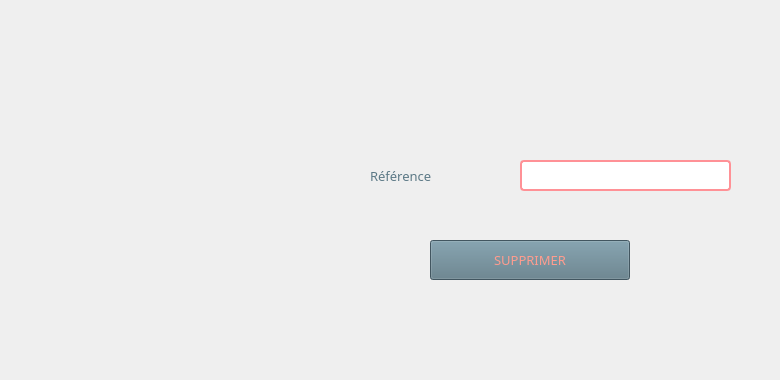
         <widget class="QWidget" name="tab_35">
          <attribute name="title">
           <string>Supprimer livre donné</string>
          </attribute>
          <widget class="QLineEdit" name="nom_3">
           <property name="geometry">
            <rect>
             <x>520</x>
             <y>160</y>
             <width>211</width>
             <height>31</height>
            </rect>
           </property>
           <property name="styleSheet">
            <string notr="true">color: rgb(92, 121, 134);
font: 10pt &quot;Tw Cen MT Condensed Extra Bold&quot;;
border: 2px solid rgb(255, 145, 150);
border-radius: 4px;</string>
           </property>
          </widget>
          <widget class="QLabel" name="label_98">
           <property name="geometry">
            <rect>
             <x>370</x>
             <y>130</y>
             <width>231</width>
             <height>91</height>
            </rect>
           </property>
           <property name="font">
            <font>
             <family>Segoe UI Black</family>
             <pointsize>10</pointsize>
             <weight>10</weight>
             <italic>false</italic>
             <bold>false</bold>
            </font>
           </property>
           <property name="styleSheet">
            <string notr="true">color: rgb(92, 121, 134);</string>
           </property>
           <property name="text">
            <string>Référence</string>
           </property>
          </widget>
          <widget class="QLabel" name="erreurni_7">
           <property name="geometry">
            <rect>
             <x>520</x>
             <y>190</y>
             <width>251</width>
             <height>16</height>
            </rect>
           </property>
           <property name="styleSheet">
            <string notr="true">color: rgb(255, 156, 142);
font: 87 9pt &quot;Segoe UI Black&quot;;
</string>
           </property>
           <property name="text">
            <string/>
           </property>
          </widget>
          <widget class="QPushButton" name="ajouter_3">
           <property name="geometry">
            <rect>
             <x>430</x>
             <y>240</y>
             <width>200</width>
             <height>40</height>
            </rect>
           </property>
           <property name="font">
            <font>
             <family>Segoe UI Black</family>
             <pointsize>10</pointsize>
             <weight>10</weight>
             <italic>false</italic>
             <bold>false</bold>
            </font>
           </property>
           <property name="styleSheet">
            <string notr="true">color: rgb(67, 87, 97);
selection-color: rgb(255, 255, 255);
selection-color: rgb(85, 170, 255);
selection-color: rgb(255, 114, 94);
selection-background-color: rgb(158, 109, 96);
selection-color: qlineargradient(spread:pad, x1:0, y1:0, x2:1, y2:0, stop:0 rgba(0, 0, 0, 255), stop:1 rgba(255, 255, 255, 255));
color: qlineargradient(spread:pad, x1:0, y1:0, x2:1, y2:0, stop:0 rgba(0, 0, 0, 255), stop:1 rgba(255, 255, 255, 255));
border-bottom-color: rgb(157, 109, 96);
alternate-background-color: rgb(156, 107, 94);
color: rgb(255, 156, 142);
background-color: rgb(255, 156, 142);
background-color: rgb(92, 121, 134);</string>
           </property>
           <property name="text">
            <string>SUPPRIMER</string>
           </property>
          </widget>
          <widget class="QLabel" name="sucess_sup_7">
           <property name="geometry">
            <rect>
             <x>390</x>
             <y>270</y>
             <width>291</width>
             <height>101</height>
            </rect>
           </property>
           <property name="font">
            <font>
             <family>Segoe UI Black</family>
             <pointsize>20</pointsize>
             <weight>10</weight>
             <italic>false</italic>
             <bold>false</bold>
            </font>
           </property>
           <property name="styleSheet">
            <string notr="true">color: rgb(92, 121, 134);
font: 87 20pt &quot;Segoe UI Black&quot;;
</string>
           </property>
           <property name="text">
            <string/>
           </property>
          </widget>
         </widget>
